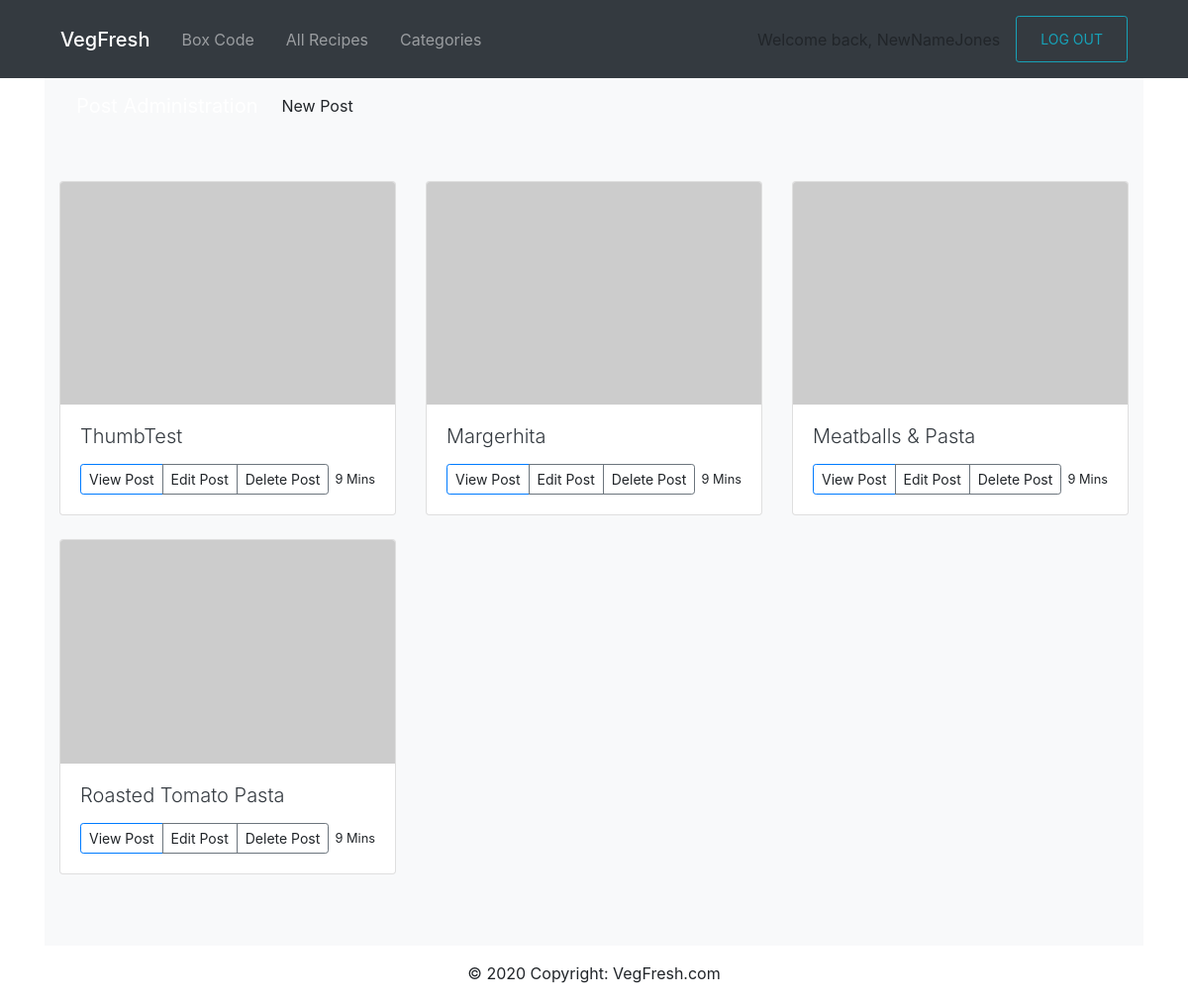
The page /posts/ (signed in) on the database its author committed.
### core/models.py (models this page shows, shortened)
class Core(models.Model):
    title = models.CharField(max_length=200)
    excerpt = models.TextField(null=True)
    category = models.CharField(max_length=10)
    cookTime = models.CharField(max_length=20)
    prepTime = models.CharField(max_length=20)
    ingredients = models.ManyToManyField(Ingredient)
    process = models.TextField(null=True)
    slug = models.SlugField(max_length=100, unique=True)
    updated = models.DateTimeField(auto_now=True)
    published = models.DateTimeField(default=timezone.now)
    thumb = models.ImageField(default='default.png', blank=True)
    def get_absolute_url(self):
        return reverse('core:single', args=[self.slug])
    class Meta:
        ordering = ['-published']

### core/views.py (the view)
# urls.py: path('posts/', views.PostsView.as_view(), name='posts'),
class PostsView(ListView):
    model = Core
    template_name = 'core/admin.html'
    context_object_name = 'post_list'

### templates/core/admin.html (shortened to what this page needs)
{% extends 'core/base.html' %}
{% block content %}
<nav class="navbar navbar-expand-lg navbar-light bg-light">
    <div class="navbar-brand">Post Administration</div>
<div class="collapse navbar-collapse" id="navbarNav">
    <ul class="navbar-nav">
        <li class="nav-item active">
            <a class="nav-link" href="{% url 'core:add' %}">New Post</a>
        </li>
    </ul>
</div>
</nav>
<div class="album py-5 bg-light">
    <div class="container">
        <div class="row">
        {% for post in post_list %}
            <div class="col-md-4">
                <div class="card mb-4 box-shadow">
                    <img class="card-img-top" src="https://via.placeholder.com/150x100" alt="Card image cap">
                    <div class="card-body">
                        <h4 class="lead"><a class="text-dark" href="{% url 'core:single' post.pk %}">{{ post.title }}</a></h4>
                        <div class="d-flex justify-content-between align-items-center">
                            <div class="btn-group">
                                <a href="{{ post.get_absolute_url }}" class="btn btn-sm btn-outline-primary" role="button" aria-pressed="true">View Post</a>
                                <a href="{% url 'core:edit' post.pk %}" class="btn btn-sm btn-outline-secondary" role="button" aria-pressed="true">Edit Post</a>
                                <a href="{% url 'core:delete' post.pk %}" class="btn btn-sm btn-outline-secondary" role="button" aria-pressed="true">Delete Post</a>
                            </div>
                            <small class="text-muted-9">9 Mins</small>
                        </div>
                    </div>
                </div>
            </div>
        {% endfor %}
        </div>
    </div>
</div>
{% endblock %}

### templates/core/navbar.html (shortened to what this page needs)
<!doctype html>
<html lang="en">
    {% load static %}
    <link rel="stylesheet" type="text/css" href="{% static 'CSS/Navbar/style.css' %}">
    <link rel="stylesheet" href="https://stackpath.bootstrapcdn.com/bootstrap/4.3.1/css/bootstrap.min.css">
   <nav class="navbar navbar-expand-xl navbar-dark bg-dark">
    <div class="container">
  <a class="navbar-brand mb-0 h4" href="/">VegFresh</a>
  <div class="collapse navbar-collapse" id="navbarSupportedContent">
    <ul class="navbar-nav mr-auto">
        {% if user.is_authenticated %}
        <li class="nav-link">
            <a class="nav-link" href="{% url 'core:recipe_set' %}">Box Code</a>
        </li>
      <li class="nav-link">
            <a class="nav-link" href="{% url 'core:recipes' %}">All Recipes</a>
      </li>
      <li class="nav-link">
            <a class="nav-link" href="{% url 'core:categories' %}">Categories</a>
      </li>
        {% endif %}
    </ul>
                    {% if user.is_authenticated %}
                        <div class="User-Banner">Welcome back, <a href="{% url 'core:dashboard' %}">{{request.user.username}}</a></div>
        {% endif %}
      <li class="nav-link">
      <button type="button" class="btn btn-outline-info btn-sm">
          <a class="nav-link"
            {% if user.is_authenticated %}
                <a href="{% url 'core:logout' %}">LOG OUT</a>
            {% else %}
                <a href="{% url 'core:login' %}">LOG IN</a>
            {% endif %}
      </button>
      </li>
  </div>
</nav>
  <body>

### static/CSS/Navbar/style.css (style rules this page uses)
.navbar-brand { margin-left: 1rem; color: white !important; }
a { color:inherit !important; text-decoration: none !important; }

### rows shown on the page
Core: title "ThumbTest"
Core: title "Margerhita"
Core: title "Meatballs & Pasta"
Core: title "Roasted Tomato Pasta"

### other values the page prints
{{ request.user.username }} "NewNameJones"
